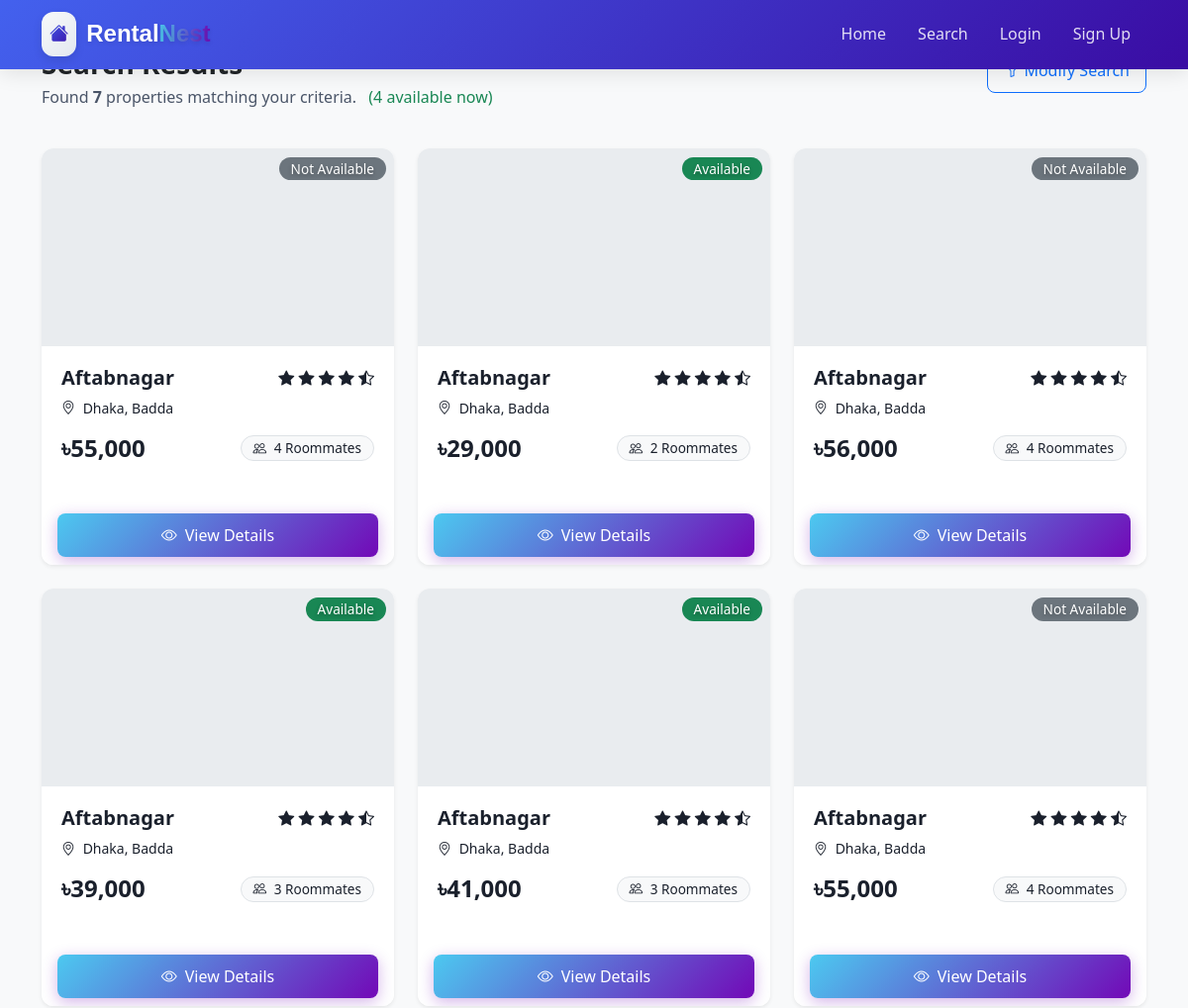
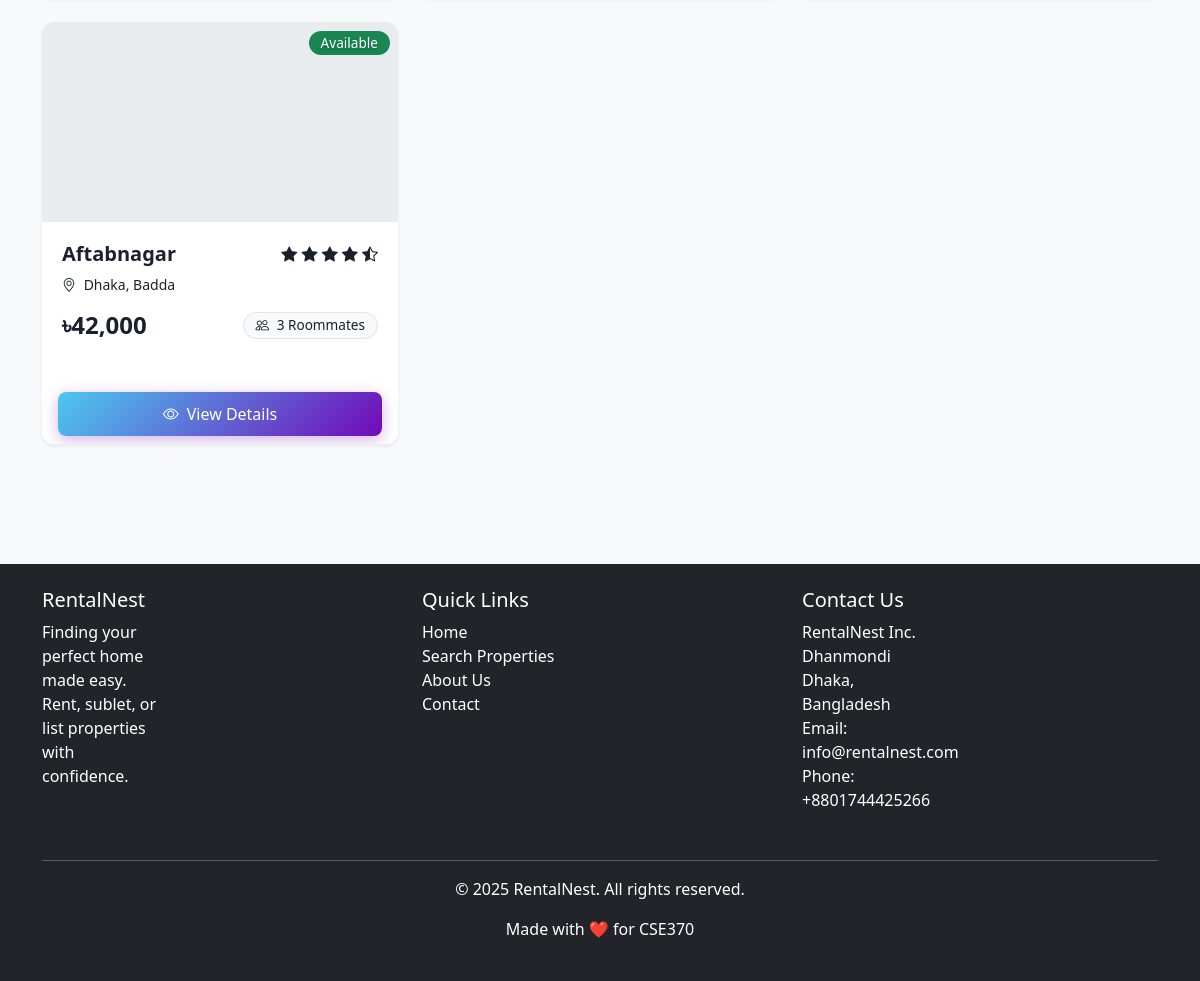
The app's page /search_results.php?area=Aftabnagar with its own data (2 pictures, top to bottom).
### tables this page shows
CREATE TABLE `flat` (
  `f_id` int(11) NOT NULL,
  `availability` tinyint(1) NOT NULL,
  `district` varchar(50) DEFAULT NULL,
  `street` varchar(100) DEFAULT NULL,
  `area` varchar(50) DEFAULT NULL,
  `description` text DEFAULT NULL,
  `members_count` int(11) DEFAULT NULL,
  `price` int(11) DEFAULT NULL,
  `date_posted` date DEFAULT NULL,
  `owner_id` int(11) DEFAULT NULL
);

### search_results.php (the view, shortened to what this page needs)
<?php
include 'config.php';
$area = $_GET['area'] ?? '';
$sql = "SELECT f.* FROM flat f WHERE 1=1";
$params = [];
if (!empty($area)) {
    $sql .= " AND f.area LIKE ?";
    $params[] = "%" . $area . "%";
}
$stmt = $pdo->prepare($sql);
$stmt->execute($params);
$properties = $stmt->fetchAll();
$total_properties = count($properties);
$available_properties = 0;
foreach ($properties as $property) {
    if ($property['availability']) $available_properties++;
}
?>
<!DOCTYPE html>
<html lang="en">
<head>
    <link href="https://cdn.jsdelivr.net/npm/bootstrap@5.3.0/dist/css/bootstrap.min.css" rel="stylesheet">
    <link rel="stylesheet" href="https://cdn.jsdelivr.net/npm/bootstrap-icons@1.10.0/font/bootstrap-icons.css">
    <link rel="stylesheet" href="style.css">
</head>
<body>
    <?php include 'header.php'; ?>
    <div class="container py-5">
        <div class="row mb-4">
            <div class="col-md-8">
                <h2 class="h3 fw-bold mb-1">Search Results</h2>
                <p class="text-muted">
                    <?php if ($total_properties > 0): ?>
                        Found <span class="fw-bold"><?= $total_properties ?></span> properties matching your criteria.
                        <?php if ($available_properties < $total_properties): ?>
                            <span class="ms-2 text-success">(<?= $available_properties ?> available now)</span>
                        <?php endif; ?>
                    <?php else: ?>
                        No properties found matching your criteria.
                    <?php endif; ?>
                </p>
            </div>
            <div class="col-md-4 text-md-end">
                <a href="search.php" class="btn btn-outline-primary">
                    <i class="bi bi-funnel me-1"></i>Modify Search
                </a>
            </div>
        </div>
        <?php if ($total_properties > 0): ?>
            <div class="row">
                <?php foreach ($properties as $property): ?>
                    <div class="col-md-4 mb-4">
                        <div class="card h-100 property-card border-0 shadow-sm">
                            <div class="property-image" style="background-image: url('https://images.unsplash.com/photo-1522708323590-d24dbb6b0267?ixlib=rb-4.0.3&auto=format&fit=crop&w=600&q=80');">
                                <div class="position-absolute top-0 end-0 m-2">
                                    <span class="badge bg-<?= $property['availability'] ? 'success' : 'secondary' ?>">
                                        <?= $property['availability'] ? 'Available' : 'Not Available' ?>
                                    </span>
                                </div>
                            </div>
                            <div class="card-body">
                                <div class="d-flex justify-content-between align-items-start mb-2">
                                    <h5 class="card-title h5 fw-bold mb-0"><?= htmlspecialchars($property['area']) ?></h5>
                                    <div class="text-warning">
                                        <i class="bi bi-star-fill"></i>
                                        <i class="bi bi-star-fill"></i>
                                        <i class="bi bi-star-fill"></i>
                                        <i class="bi bi-star-fill"></i>
                                        <i class="bi bi-star-half"></i>
                                    </div>
                                </div>
                                <p class="card-text text-muted small mb-2">
                                    <i class="bi bi-geo-alt me-1"></i>
                                    <?= htmlspecialchars($property['district']) ?>, <?= htmlspecialchars($property['street']) ?>
                                </p>
                                <div class="d-flex justify-content-between align-items-center mt-3">
                                    <h4 class="text-primary fw-bold mb-0">৳<?= number_format($property['price']) ?></h4>
                                    <span class="badge bg-light text-dark border">
                                        <i class="bi bi-people me-1"></i>
                                        <?= htmlspecialchars($property['members_count']) ?> Roommates
                                    </span>
                                </div>
                            </div>
                            <div class="card-footer bg-white border-top-0">
                                <a href="property_details.php?f_id=<?= $property['f_id'] ?>" class="btn btn-primary w-100">
                                    <i class="bi bi-eye me-2"></i>View Details
                                </a>
                            </div>
                        </div>
                    </div>
                <?php endforeach; ?>
            </div>
        <?php endif; ?>
    </div>
    <?php include 'footer.php'; ?>
</body>
</html>

### style.css (style rules this page uses)
:root { --primary: #0d6efd; --primary-dark: #0b5ed7; --secondary: #6c757d; --success: #198754; --info: #0dcaf0; --warning: #ffc107; --danger: #dc3545; --light: #f8f9fa; --dark: #212529; }
body { font-family: 'Segoe UI', Tahoma, Geneva, Verdana, sans-serif; background-color: #f8f9fa; min-height: 100vh; padding-top: 0; padding-bottom: 0; color: #212529; }
.card { border-radius: 12px; overflow: hidden; box-shadow: 0 4px 20px rgba(0, 0, 0, 0.08); transition: all 0.3s ease; border: none; margin-bottom: 24px; }
.card-body { padding: 20px; }
.btn { border-radius: 8px; padding: 10px 16px; font-weight: 500; transition: all 0.2s ease; }
.btn-primary { background-color: var(--primary); border-color: var(--primary); }
.btn-outline-primary { color: var(--primary); border-color: var(--primary); }
.property-card { height: 100%; display: flex; flex-direction: column; }
.property-card .card-body { flex: 1; }
.property-image { height: 200px; background-color: #e9ecef; background-size: cover; background-position: center; display: flex; align-items: center; justify-content: center; color: white; font-weight: bold; text-shadow: 0 2px 4px rgba(0,0,0,0.3); }
.badge { padding: 5px 12px; font-size: 0.85rem; border-radius: 20px; font-weight: 500; }
.text-muted, .text-secondary, .text-gray, .text-light { color: #4a5568 !important; opacity: 1 !important; }
.card-body * { color: #1a202c !important; }
.text-dark { color: #1a202c !important; }
* { text-rendering: optimizeLegibility !important; -webkit-font-smoothing: antialiased !important; -moz-osx-font-smoothing: grayscale !important; }

### header.php (style rules this page uses)
.btn-primary { background: linear-gradient(135deg, #4cc9f0, #7209b7) !important; border: none; transition: all 0.3s ease; box-shadow: 0 4px 15px rgba(114, 9, 183, 0.3); }

### records on screen
flat: availability "Not Available", area "Aftabnagar", district "Dhaka", street "Badda", price "55,000", members_count "4"
flat: availability "Available", area "Aftabnagar", district "Dhaka", street "Badda", price "29,000", members_count "2"
flat: availability "Not Available", area "Aftabnagar", district "Dhaka", street "Badda", price "56,000", members_count "4"
flat: availability "Available", area "Aftabnagar", district "Dhaka", street "Badda", price "39,000", members_count "3"
flat: availability "Available", area "Aftabnagar", district "Dhaka", street "Badda", price "41,000", members_count "3"
flat: availability "Not Available", area "Aftabnagar", district "Dhaka", street "Badda", price "55,000", members_count "4"
flat: availability "Available", area "Aftabnagar", district "Dhaka", street "Badda", price "42,000", members_count "3"

### other values on screen
$total_properties "7"
$available_properties "4"
